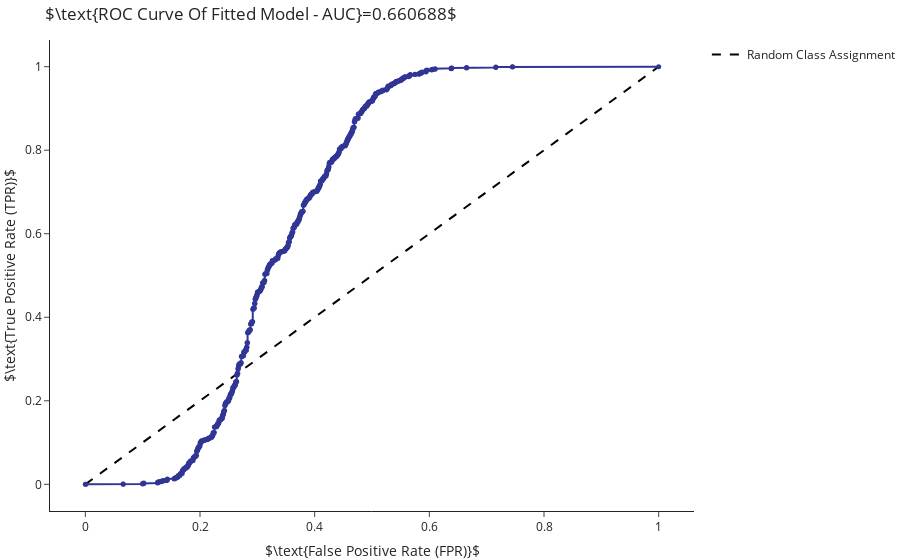

This figure's notebook cell:
### Markdown cell above
Based on the confusion matrix (calculated for a given threshold) we are able to define different measures of performance for the classifier. If for example, we want to ask what is the classifier's accuracy we will look at the fraction of correcly classified samples, that is, $Accuracy=(TP+TN)/(P+N)$.

Similarly, we can define many other useful measures. Two measures that are commonly used in the field of computer science are:
- False Positive Rate: the fraction of false-positives out of all positives: $FPR=FP/N$. This measure describes how unsuccessful the classifier is in specifying negative labels.
- True Positive Rate (sensitivity): the fraction true-positives out of all positives: $TPR=TP/P$. This measure describes how successful the classifier is in specifying positive labels.

These two measures are then combined into a single graph - the ROC curve. In this grahp, each point represents a threshold that yielded a pait of $(FPR,TPR)$. It can help us evaluate the classifiers performance in classifying positive samples and determine the optimal threshold value.

Another use of the ROC curve is to calculate further summary statistics such as the Area Under Curve (AUC). Given randomly chosen positive an negative samples, the AUC equals to the probability that the classifier will output a higher probability of assignment to class $1$ for the positive sample compared to the negative sample.

### Code cell
from sklearn.metrics import roc_curve, auc
fpr, tpr, thresholds = roc_curve(y, y_prob)

go.Figure(
    data=[go.Scatter(x=[0,1], y=[0,1], mode="lines", line=dict(color="black", dash='dash'), name="Random Class Assignment"),
          go.Scatter(x=fpr, y=tpr, mode='markers+lines',text=thresholds, name="", showlegend=False, marker_size=5, marker_color=c[1][1],
                     hovertemplate="<b>Threshold:</b>%{text:.3f}<br>FPR: %{x:.3f}<br>TPR: %{y:.3f}")],
    layout=go.Layout(title=rf"$\text{{ROC Curve Of Fitted Model - AUC}}={auc(fpr, tpr):.6f}$", 
                                 xaxis=dict(title=r"$\text{False Positive Rate (FPR)}$"),
                                 yaxis=dict(title=r"$\text{True Positive Rate (TPR)}$")))

### Figure 1 — Plotly figure (JSON) as saved in the notebook; plotly's stock layout.template omitted (floating-point values rounded to 4 significant figures; data arrays with more than 128 entries replaced by an {"elided": "..."} marker saying what was removed)
{"data": [{"line": {"color": "black", "dash": "dash"}, "mode": "lines", "name": "Random Class Assignment", "type": "scatter", "x": [0, 1], "y": [0, 1]}, {"hovertemplate": "<b>Threshold:</b>%{text:.3f}<br>FPR: %{x:.3f}<br>TPR: %{y:.3f}", "marker": {"color": "rgb(49,54,149)", "size": 5}, "mode": "markers+lines", "name": "", "showlegend": false, "text": {"elided": "609 str values"}, "type": "scatter", "x": {"elided": "609 float values"}, "y": {"elided": "609 float values"}}], "layout": {"title": {"text": "$\\text{ROC Curve Of Fitted Model - AUC}=0.660688$"}, "xaxis": {"title": {"text": "$\\text{False Positive Rate (FPR)}$"}}, "yaxis": {"title": {"text": "$\\text{True Positive Rate (TPR)}$"}}}}
